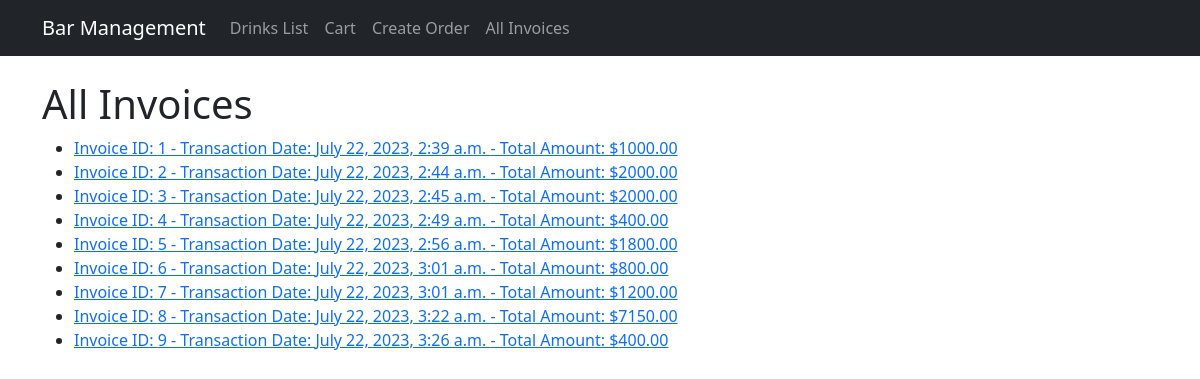
The app's page /all_invoices/ with its own data.
### bar/models.py (models this page shows)
class Invoice(models.Model):
    transaction = models.OneToOneField(Transaction, on_delete=models.CASCADE)
    invoice_date = models.DateTimeField(auto_now_add=True)

class Transaction(models.Model):
    transaction_date = models.DateTimeField(auto_now_add=True)
    orders = models.ManyToManyField(Order)
    total_amount = models.DecimalField(max_digits=8, decimal_places=2)

### bar/views.py (the view)
# urls.py: path('all_invoices/', AllInvoicesView.as_view(), name='all_invoices'),  # Add this line for AllInvoicesView
class AllInvoicesView(View):
    template_name = 'all_invoices.html'
    def get(self, request):
        invoices = Invoice.objects.all()
        return render(request, self.template_name, {'invoices': invoices})

### bar/templates/all_invoices.html (shortened to what this page needs)
{% extends "base.html" %}
{% block content %}
    <h1>All Invoices</h1>
    <ul>
        {% for invoice in invoices %}
            <li>
                <a href="{% url 'view_invoice' invoice_id=invoice.pk %}">
                    Invoice ID: {{ invoice.pk }} - Transaction Date: {{ invoice.transaction.transaction_date }} - Total Amount: ${{ invoice.transaction.total_amount }}
                </a>
            </li>
        {% endfor %}
    </ul>
{% endblock %}

### templates/base.html (shortened to what this page needs)
<!DOCTYPE html>
<html>
<head>
    <link rel="stylesheet" href="https://cdn.jsdelivr.net/npm/bootstrap@5.3.0/dist/css/bootstrap.min.css">
</head>
<body>
    <nav class="navbar navbar-expand-lg navbar-dark bg-dark">
        <div class="container">
            <a class="navbar-brand" href="{% url 'drink_list' %}">Bar Management</a>
            <div class="collapse navbar-collapse" id="navbarNav">
                <ul class="navbar-nav">
                    <li class="nav-item">
                        <a class="nav-link" href="{% url 'drink_list' %}">Drinks List</a>
                    </li>
                    <li class="nav-item">
                        <a class="nav-link" href="{% url 'cart' %}">Cart</a>
                    </li>
                    <li class="nav-item">
                        <a class="nav-link" href="{% url 'create-order' %}">Create Order</a>
                    </li>
                    <li class="nav-item">
                        <a class="nav-link" href="{% url 'all_invoices' %}">All Invoices</a>
                    </li>
                </ul>
            </div>
        </div>
    </nav>
    <div class="container mt-4">
        {% block content %}
        {% endblock %}
    </div>
</body>
</html>

### records on screen
Invoice: pk "1", transaction.transaction_date "July 22, 2023, 2:39 a.m.", transaction.total_amount "1000.00"
Invoice: pk "2", transaction.transaction_date "July 22, 2023, 2:44 a.m.", transaction.total_amount "2000.00"
Invoice: pk "3", transaction.transaction_date "July 22, 2023, 2:45 a.m.", transaction.total_amount "2000.00"
Invoice: pk "4", transaction.transaction_date "July 22, 2023, 2:49 a.m.", transaction.total_amount "400.00"
Invoice: pk "5", transaction.transaction_date "July 22, 2023, 2:56 a.m.", transaction.total_amount "1800.00"
Invoice: pk "6", transaction.transaction_date "July 22, 2023, 3:01 a.m.", transaction.total_amount "800.00"
Invoice: pk "7", transaction.transaction_date "July 22, 2023, 3:01 a.m.", transaction.total_amount "1200.00"
Invoice: pk "8", transaction.transaction_date "July 22, 2023, 3:22 a.m.", transaction.total_amount "7150.00"
Invoice: pk "9", transaction.transaction_date "July 22, 2023, 3:26 a.m.", transaction.total_amount "400.00"
